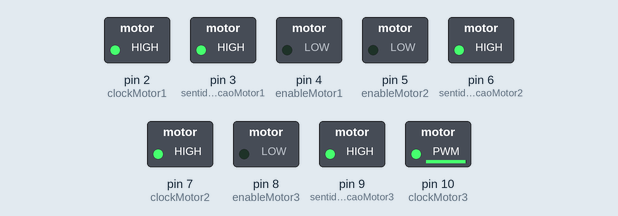
Simulated run of this sketch. Board: Arduino Uno, built with avr-gcc and run on an emulated ATmega328P. Parts: switched loads named in the sketch (green lamp = pin HIGH). At 25.2 s the program stops and its outputs stay as they are.

Above: at 0.1 s.
At 4.9 s:
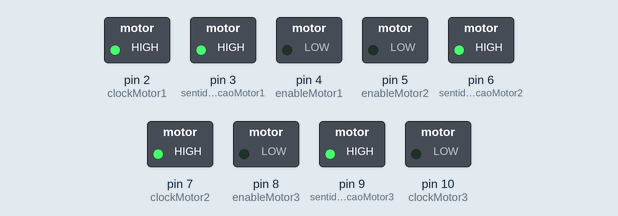
At 21.3 s:
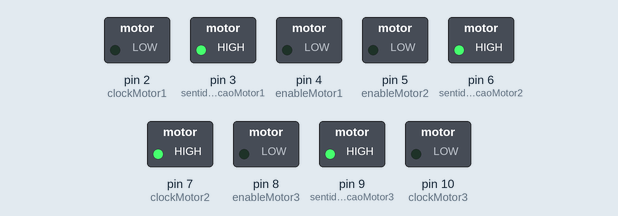
At 25.2 s:
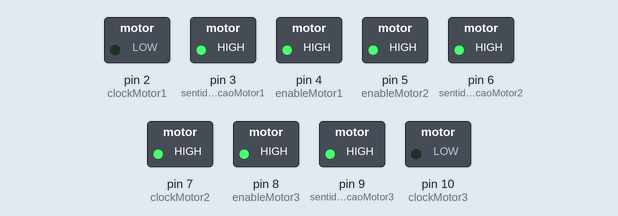
Timing chart, 0 to 26.7 s (numbered marks = the images above):
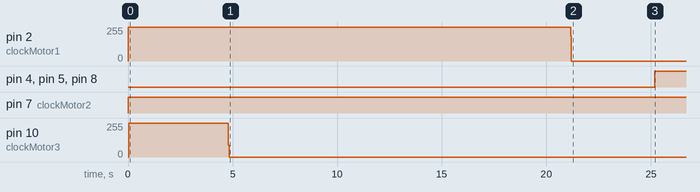

Measured:
- by itself, pin 2 (clockMotor1): 0/255 → 255/255 at 0.00 s, → 0/255 21.2 s later
- by itself, pin 4 (enableMotor1), pin 5 (enableMotor2), pin 8 (enableMotor3): LOW → HIGH at 25.2 s
- by itself, pin 7 (clockMotor2): LOW → HIGH at 0.00 s
- by itself, pin 10 (clockMotor3): 0/255 → 252/255 at 0.04 s, → 0/255 4.8 s later

The sketch:

src.ino
```cpp
/***********************************************************
*   File:    src.ino                                       *
*   Authors: William Torres     || @williamtorres1         *
*            Arthur Brito       || @ArthurBrito1           *
*            Gabriel Pedro                                 *
*            Guilherme Vinícius || @Swagmaster696969       *
************************************************************/

// definição dos pinos   MOTOR 1
const int clockMotor1 = 2;
const int sentidoRotacaoMotor1 = 3;//pinos
const int enableMotor1 = 4;

// definição dos pinos   MOTOR2
const int enableMotor2 = 5;
const int sentidoRotacaoMotor2 = 6;//pinos
const int clockMotor2 = 7;


// definição dos pinos   MOTOR3
const int enableMotor3 = 8;
const int sentidoRotacaoMotor3 = 9;//pinos
const int clockMotor3 = 10;


unsigned int tempo1 = 0;
unsigned int tempo2 = 0;
unsigned int tempo3 = 0;


void setup() {

  tempo1 = 0;
  tempo2 = 0;
  tempo3 = 0;

  /**MOTOR 1**/
  pinMode(sentidoRotacaoMotor1,OUTPUT);
  pinMode(clockMotor1,OUTPUT);
  pinMode(enableMotor1,OUTPUT);
  digitalWrite(enableMotor1,LOW);
  digitalWrite(sentidoRotacaoMotor1,HIGH);

  /**MOTOR 2**/
  pinMode(sentidoRotacaoMotor2,OUTPUT);
  pinMode(clockMotor2,OUTPUT);
  pinMode(enableMotor2,OUTPUT);
  digitalWrite(enableMotor2,LOW);
  digitalWrite(sentidoRotacaoMotor2,HIGH);

  /**MOTOR 3**/
  pinMode(sentidoRotacaoMotor3,OUTPUT);
  pinMode(clockMotor3,OUTPUT);
  pinMode(enableMotor3,OUTPUT);
  digitalWrite(enableMotor3,LOW);
  digitalWrite(sentidoRotacaoMotor3,HIGH);
}
void loop() {


  unsigned int quantidadeVoltasMotor1 = 10;
  unsigned int quantidadeVoltasMotor2 = 10;
  unsigned int quantidadeVoltasMotor3 = 10;

  unsigned int numeroPulsosMotor1 = 0;
  unsigned int numeroPulsosMotor2 = 0;
  unsigned int numeroPulsosMotor3 = 0;

  unsigned int velocidadeMotor1 = 1;//velocidade em tempo - inverso da frequencia
  unsigned int velocidadeMotor2 = 1;
  unsigned int velocidadeMotor3 = 1;

//conversao


  numeroPulsosMotor1 = 200 * quantidadeVoltasMotor1;
  numeroPulsosMotor2 = 200 * quantidadeVoltasMotor2;
  numeroPulsosMotor3 = 200 * quantidadeVoltasMotor3;

  while(1)
  {
    if(numeroPulsosMotor1 != 0 )
    {
      if(millis() - tempo1 >= velocidadeMotor1)
      {
        digitalWrite(clockMotor1,HIGH);
        tempo1 = millis();
      }
      if(millis() - tempo1 >= velocidadeMotor1)
      {
        digitalWrite(clockMotor1,LOW);
        numeroPulsosMotor1--;
      }

    }
    if(numeroPulsosMotor2 != 0 )
    {
      if(millis() - tempo2 >= velocidadeMotor2)
      {
        digitalWrite(clockMotor2,HIGH);
        tempo2 = millis();
      }
      if(millis() - tempo2 >= velocidadeMotor2)
      {
        digitalWrite(clockMotor2,LOW);
        numeroPulsosMotor2--;
      }
    }
    if(numeroPulsosMotor3 != 0 )
    {
      if(millis() - tempo3 >= velocidadeMotor3)
      {
        digitalWrite(clockMotor3,HIGH);
        tempo3 = millis();
      }
      if(millis() - tempo3 >= velocidadeMotor3)
      {
        digitalWrite(clockMotor3,LOW);
        numeroPulsosMotor3--;
      }
    }
    if(numeroPulsosMotor1 == 0 && numeroPulsosMotor2 == 0 && numeroPulsosMotor3 == 0)
    {
      digitalWrite(enableMotor1,HIGH);
      digitalWrite(enableMotor2,HIGH);
      digitalWrite(enableMotor3,HIGH);
    }


  }

}
```
